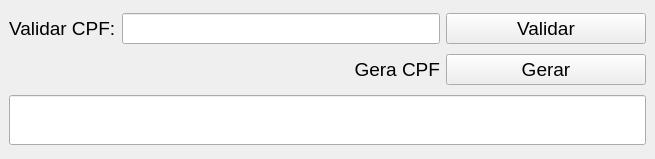
<?xml version="1.0" encoding="UTF-8"?>
<ui version="4.0">
 <class>MainWindow</class>
 <widget class="QMainWindow" name="MainWindow">
  <property name="geometry">
   <rect>
    <x>0</x>
    <y>0</y>
    <width>655</width>
    <height>159</height>
   </rect>
  </property>
  <property name="minimumSize">
   <size>
    <width>0</width>
    <height>0</height>
   </size>
  </property>
  <property name="windowTitle">
   <string>Validar e Gear CPF</string>
  </property>
  <widget class="QWidget" name="centralwidget">
   <layout class="QGridLayout" name="gridLayout">
    <item row="0" column="1">
     <widget class="QLineEdit" name="edtValidarCPF">
      <property name="font">
       <font>
        <pointsize>14</pointsize>
       </font>
      </property>
     </widget>
    </item>
    <item row="0" column="2">
     <widget class="QPushButton" name="btnValidarCpf">
      <property name="minimumSize">
       <size>
        <width>200</width>
        <height>0</height>
       </size>
      </property>
      <property name="font">
       <font>
        <pointsize>14</pointsize>
       </font>
      </property>
      <property name="text">
       <string>Validar</string>
      </property>
     </widget>
    </item>
    <item row="0" column="0">
     <widget class="QLabel" name="label_2">
      <property name="font">
       <font>
        <pointsize>14</pointsize>
       </font>
      </property>
      <property name="text">
       <string>Validar CPF:</string>
      </property>
     </widget>
    </item>
    <item row="1" column="2">
     <widget class="QPushButton" name="btnGerarCPF">
      <property name="font">
       <font>
        <pointsize>14</pointsize>
       </font>
      </property>
      <property name="text">
       <string>Gerar</string>
      </property>
     </widget>
    </item>
    <item row="1" column="1">
     <widget class="QLabel" name="label">
      <property name="font">
       <font>
        <pointsize>14</pointsize>
       </font>
      </property>
      <property name="text">
       <string>Gera CPF</string>
      </property>
      <property name="alignment">
       <set>Qt::AlignRight|Qt::AlignTrailing|Qt::AlignVCenter</set>
      </property>
     </widget>
    </item>
    <item row="2" column="0" colspan="3">
     <widget class="QLineEdit" name="edtRetorno">
      <property name="font">
       <font>
        <pointsize>28</pointsize>
       </font>
      </property>
      <property name="alignment">
       <set>Qt::AlignCenter</set>
      </property>
      <property name="readOnly">
       <bool>true</bool>
      </property>
     </widget>
    </item>
   </layout>
  </widget>
 </widget>
 <resources/>
 <connections/>
</ui>
